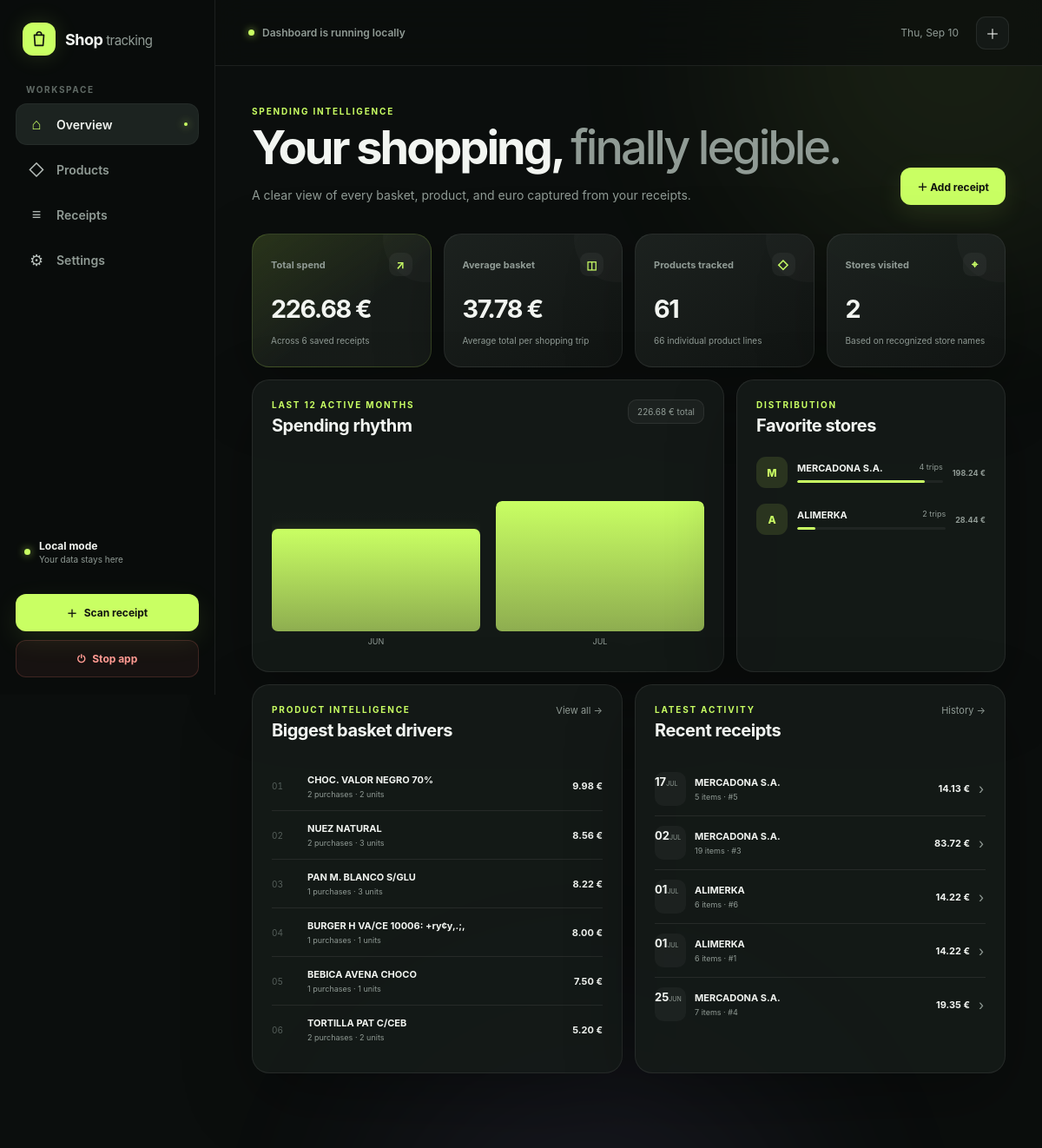
The page / on the database its author committed.
### app/db/models.py (models this page shows)
class Base(DeclarativeBase):
    pass

class Receipt(Base):
    __tablename__ = "receipts"
    __table_args__ = (
        Index("ix_receipts_purchased_at", "purchased_at"),
        Index("ix_receipts_store_name", "store_name"),
        Index("ux_receipts_duplicate_fingerprint", "duplicate_fingerprint", unique=True),
    )
    id: Mapped[int] = mapped_column(primary_key=True)
    store_name: Mapped[str | None] = mapped_column(String(255))
    purchased_at: Mapped[datetime | None] = mapped_column(DateTime())
    total: Mapped[Decimal | None] = mapped_column(Numeric(12, 2))
    duplicate_fingerprint: Mapped[str | None] = mapped_column(String(64))
    created_at: Mapped[datetime] = mapped_column(
        DateTime(), nullable=False, server_default=func.current_timestamp()
    )
    items: Mapped[list["ReceiptItem"]] = relationship(
        back_populates="receipt",
        cascade="all, delete-orphan",
        passive_deletes=True,
        order_by="ReceiptItem.id",
    )

class ReceiptItem(Base):
    __tablename__ = "receipt_items"
    id: Mapped[int] = mapped_column(primary_key=True)
    receipt_id: Mapped[int] = mapped_column(
        ForeignKey("receipts.id", ondelete="CASCADE"), nullable=False, index=True
    )
    product_name: Mapped[str] = mapped_column(String(500), nullable=False)
    quantity: Mapped[Decimal] = mapped_column(Numeric(12, 3), nullable=False)
    unit_price: Mapped[Decimal | None] = mapped_column(Numeric(12, 2))
    weight_kg: Mapped[Decimal | None] = mapped_column(Numeric(12, 3))
    price_per_kg: Mapped[Decimal | None] = mapped_column(Numeric(12, 2))
    line_total: Mapped[Decimal] = mapped_column(Numeric(12, 2), nullable=False)
    receipt: Mapped[Receipt] = relationship(back_populates="items")

### app/web.py (the view)
    @app.get("/")
    def overview():
        stats = dashboard_stats(app.config["ENGINE"])
        peak = max((point.spend for point in stats.trend), default=Decimal("0"))
        return render_template("overview.html", stats=stats, trend_peak=peak)

### app/analytics.py (called while the page is built)
def _money(value: Decimal | None) -> Decimal:
    return value or ZERO

def _product_key(name: str) -> str:
    return " ".join(name.split()).casefold()

### app/gui/templates/overview.html (shortened to what this page needs)
{% extends "base.html" %}
{% block content %}
<section class="page-heading heading-row reveal">
  <div>
    <p class="eyebrow">Spending intelligence</p>
    <h1>Your shopping, <span>finally legible.</span></h1>
    <p class="lead">A clear view of every basket, product, and euro captured from your receipts.</p>
  </div>
  <a class="button button-primary" href="{{ url_for('scan') }}">＋ Add receipt</a>
</section>
<section class="metric-grid reveal reveal-delay-1" aria-label="Key statistics">
  <article class="metric-card metric-accent">
    <div class="metric-top"><span>Total spend</span><span class="metric-icon">↗</span></div>
    <strong>{{ stats.total_spend|currency }}</strong>
    <small>Across {{ stats.receipt_count }} saved {{ 'receipt' if stats.receipt_count == 1 else 'receipts' }}</small>
  </article>
  <article class="metric-card">
    <div class="metric-top"><span>Average basket</span><span class="metric-icon">◫</span></div>
    <strong>{{ stats.average_basket|currency }}</strong>
    <small>Average total per shopping trip</small>
  </article>
  <article class="metric-card">
    <div class="metric-top"><span>Products tracked</span><span class="metric-icon">◇</span></div>
    <strong>{{ stats.unique_products }}</strong>
    <small>{{ stats.item_count }} individual product lines</small>
  </article>
  <article class="metric-card">
    <div class="metric-top"><span>Stores visited</span><span class="metric-icon">⌖</span></div>
    <strong>{{ stats.stores|length }}</strong>
    <small>Based on recognized store names</small>
  </article>
</section>
<section class="dashboard-grid reveal reveal-delay-2">
  <article class="panel chart-panel">
    <div class="panel-heading">
      <div><p class="eyebrow">Last 12 active months</p><h2>Spending rhythm</h2></div>
      <span class="panel-pill">{{ stats.total_spend|currency }} total</span>
    </div>
    {% if stats.trend %}
    <div class="bar-chart" aria-label="Monthly spending chart">
      {% for point in stats.trend %}
      <div class="bar-column" title="{{ point.label }}: {{ point.spend|currency }}">
        <div class="bar-value">{{ point.spend|currency }}</div>
        <div class="bar-track"><div class="bar-fill" style="--bar-height: {{ ((point.spend / trend_peak * 100) if trend_peak else 0)|round }}%"></div></div>
        <span>{{ point.label[:3] }}</span>
      </div>
      {% endfor %}
    </div>
    {% else %}
      <div class="empty-state compact"><span>↗</span><h3>Your trend starts here</h3><p>Save a receipt to reveal monthly spending.</p></div>
    {% endif %}
  </article>
  <article class="panel stores-panel">
    <div class="panel-heading"><div><p class="eyebrow">Distribution</p><h2>Favorite stores</h2></div></div>
    {% if stats.stores %}
    <div class="store-list">
      {% for store in stats.stores[:5] %}
      <div class="store-row">
        <div class="store-avatar">{{ store.name[:1]|upper }}</div>
        <div class="store-main">
          <div><strong>{{ store.name }}</strong><span>{{ store.receipts }} trips</span></div>
          <div class="progress"><i style="width: {{ store.share }}%"></i></div>
        </div>
        <strong>{{ store.spend|currency }}</strong>
      </div>
      {% endfor %}
    </div>
    {% else %}
      <div class="empty-state compact"><span>⌖</span><h3>No stores yet</h3><p>They’ll appear as receipts are saved.</p></div>
    {% endif %}
  </article>
</section>
<section class="dashboard-grid lower-grid reveal reveal-delay-3">
  <article class="panel">
    <div class="panel-heading">
      <div><p class="eyebrow">Product intelligence</p><h2>Biggest basket drivers</h2></div>
      <a class="text-link" href="{{ url_for('products') }}">View all →</a>
    </div>
    {% if stats.products %}
    <div class="rank-list">
      {% for product in stats.products[:6] %}
      <div class="rank-row">
        <span class="rank-number">{{ '%02d'|format(loop.index) }}</span>
        <div><strong>{{ product.name }}</strong><small>{{ product.purchases }} purchases · {{ product.quantity|quantity }} units</small></div>
        <strong>{{ product.spend|currency }}</strong>
      </div>
      {% endfor %}
    </div>
    {% else %}
      <div class="empty-state"><span>◇</span><h3>No products to rank</h3><p>Scan and save your first receipt.</p><a href="{{ url_for('scan') }}" class="button button-secondary">Scan now</a></div>
    {% endif %}
  </article>
  <article class="panel">
    <div class="panel-heading">
      <div><p class="eyebrow">Latest activity</p><h2>Recent receipts</h2></div>
      <a class="text-link" href="{{ url_for('receipts') }}">History →</a>
    </div>
    {% if stats.recent_receipts %}
    <div class="receipt-list">
      {% for receipt in stats.recent_receipts[:5] %}
      <a class="receipt-row" href="{{ url_for('receipt_detail', receipt_id=receipt.id) }}">
        <div class="receipt-date"><strong>{{ receipt.purchased_at.strftime('%d') if receipt.purchased_at else '—' }}</strong><span>{{ receipt.purchased_at.strftime('%b') if receipt.purchased_at else 'N/A' }}</span></div>
        <div><strong>{{ receipt.store_name or 'Unknown store' }}</strong><small>{{ receipt.items|length }} items · #{{ receipt.id }}</small></div>
        <strong>{{ receipt.total|currency }}</strong><span class="row-arrow">›</span>
      </a>
      {% endfor %}
    </div>
    {% else %}
      <div class="empty-state"><span>≡</span><h3>Nothing saved yet</h3><p>Your receipt history will live here.</p></div>
    {% endif %}
  </article>
</section>
{% endblock %}

### app/gui/templates/base.html (shortened to what this page needs)
<!doctype html>
<html lang="en">
<head>
  <link rel="stylesheet" href="{{ url_for('static', filename='app.css') }}">
</head>
<body>
  <div class="ambient ambient-one"></div>
  <div class="ambient ambient-two"></div>
  <div class="app-shell">
    <aside class="sidebar" id="sidebar">
      <a class="brand" href="{{ url_for('overview') }}" aria-label="Shop Tracking home">
        <span class="brand-mark">
          <svg viewBox="0 0 24 24" aria-hidden="true"><path d="M6 7h12l-1 13H7L6 7Zm3-1a3 3 0 0 1 6 0"/></svg>
        </span>
        <span><strong>Shop</strong><small>tracking</small></span>
      </a>
      <nav class="nav" aria-label="Main navigation">
        <p class="nav-label">Workspace</p>
        <a class="nav-link {{ 'active' if request.endpoint == 'overview' }}" href="{{ url_for('overview') }}">
          <span class="nav-icon">⌂</span><span>Overview</span>
        </a>
        <a class="nav-link {{ 'active' if request.endpoint == 'products' }}" href="{{ url_for('products') }}">
          <span class="nav-icon">◇</span><span>Products</span>
        </a>
        <a class="nav-link {{ 'active' if request.endpoint in ('receipts', 'receipt_detail') }}" href="{{ url_for('receipts') }}">
          <span class="nav-icon">≡</span><span>Receipts</span>
        </a>
        <a class="nav-link {{ 'active' if request.endpoint == 'settings' }}" href="{{ url_for('settings') }}">
          <span class="nav-icon">⚙</span><span>Settings</span>
        </a>
      </nav>
      <div class="sidebar-bottom">
        <div class="local-badge"><span class="status-dot"></span><span><strong>Local mode</strong><small>Your data stays here</small></span></div>
        <a class="button button-primary button-full" href="{{ url_for('scan') }}"><span>＋</span> Scan receipt</a>
        <form class="shutdown-form" method="post" action="{{ url_for('shutdown') }}">
          <button class="button button-danger button-full" type="submit"><span>⏻</span> Stop app</button>
        </form>
      </div>
    </aside>
    <div class="page-column">
      <header class="topbar">
        <div class="topbar-title"><span class="status-dot"></span> Dashboard is running locally</div>
        <div class="topbar-actions">
          <span class="today" data-today></span>
          <a class="icon-button" href="{{ url_for('scan') }}" aria-label="Scan a receipt">＋</a>
        </div>
      </header>
      <main class="content">
        {% block content %}{% endblock %}
      </main>
    </div>
  </div>
</body>
</html>

### rows shown on the page
Receipt: store_name "M", name "MERCADONA S.A.", receipts "4", {{ store.share }} 87.45367919534145 (drawn), spend "198.24 €", purchased_at "17", purchased_at "JUL", store_name "MERCADONA S.A.", items|length "5", id "5", total "14.13 €"
Receipt: store_name "A", name "ALIMERKA", receipts "2", {{ store.share }} 12.54632080465855 (drawn), spend "28.44 €", purchased_at "01", purchased_at "JUL", store_name "ALIMERKA", items|length "6", id "6", total "14.22 €"
ReceiptItem: index "01", name "CHOC. VALOR NEGRO 70%", purchases "2", quantity|quantity "2", spend "9.98 €"
ReceiptItem: index "02", name "NUEZ NATURAL", purchases "2", quantity|quantity "3", spend "8.56 €"
ReceiptItem: index "03", name "PAN M. BLANCO S/GLU", purchases "1", quantity|quantity "3", spend "8.22 €"
ReceiptItem: index "04", name "BURGER H VA/CE 10006: +ry¢y,.;,", purchases "1", quantity|quantity "1", spend "8.00 €"
ReceiptItem: index "05", name "BEBICA AVENA CHOCO", purchases "1", quantity|quantity "1", spend "7.50 €"
ReceiptItem: index "06", name "TORTILLA PAT C/CEB", purchases "2", quantity|quantity "2", spend "5.20 €"
Receipt: purchased_at "02", purchased_at "JUL", store_name "MERCADONA S.A.", items|length "19", id "3", total "83.72 €"
Receipt: purchased_at "01", purchased_at "JUL", store_name "ALIMERKA", items|length "6", id "1", total "14.22 €"
Receipt: purchased_at "25", purchased_at "JUN", store_name "MERCADONA S.A.", items|length "7", id "4", total "19.35 €"

### other values the page prints
{{ stats.total_spend|currency }} "226.68 €"
{{ stats.receipt_count }} "6"
{{ 'receipt' if stats.receipt_count == 1 else 'receipts' }} "receipts"
{{ stats.average_basket|currency }} "37.78 €"
{{ stats.unique_products }} "61"
{{ stats.item_count }} "66"
{{ stats.stores|length }} "2"
{{ point.label[:3] }} "JUN" "JUL"
